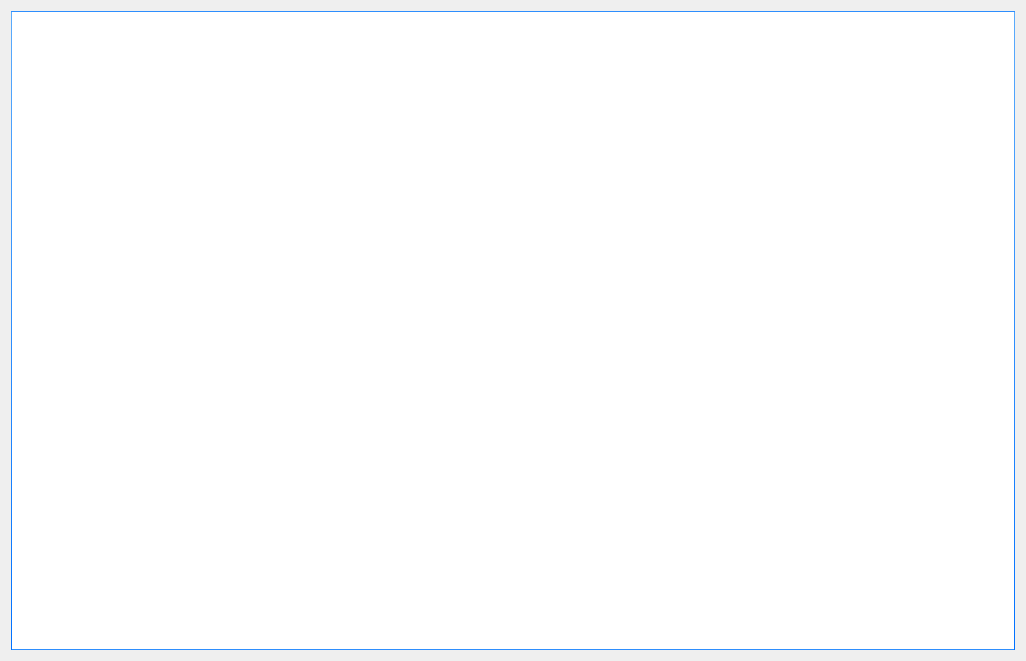
<?xml version="1.0" encoding="UTF-8"?>
<ui version="4.0">
 <class>Form</class>
 <widget class="QWidget" name="Form">
  <property name="geometry">
   <rect>
    <x>0</x>
    <y>0</y>
    <width>1026</width>
    <height>661</height>
   </rect>
  </property>
  <property name="windowTitle">
   <string>Form</string>
  </property>
  <property name="styleSheet">
   <string notr="true">/*
background-color: rgb(0, 153, 204);
QLineEdit{
	
	background-color: rgb(255, 255, 255);
	border : 0px solid #ffffff;
}

*/

/*
Aqua Style Sheet for QT Applications
Author: Jaime A. Quiroga P.
Company: GTRONICK
Last updated: 22/01/2019, 07:55.
Available at: https://github.com/GTRONICK/QSS/blob/master/Aqua.qss
*/
QMainWindow {
	background-color:#ececec;
}
QTextEdit {
	border-width: 1px;
	border-style: solid;
	border-color: qlineargradient(spread:pad, x1:0.5, y1:1, x2:0.5, y2:0, stop:0 rgba(0, 113, 255, 255), stop:1 rgba(91, 171, 252, 255));
}
QPlainTextEdit {
	border-width: 1px;
	border-style: solid;
	border-color: qlineargradient(spread:pad, x1:0.5, y1:1, x2:0.5, y2:0, stop:0 rgba(0, 113, 255, 255), stop:1 rgba(91, 171, 252, 255));
}
QToolButton {
	border-style: solid;
	border-top-color: qlineargradient(spread:pad, x1:0.5, y1:1, x2:0.5, y2:0, stop:0 rgb(215, 215, 215), stop:1 rgb(222, 222, 222));
	border-right-color: qlineargradient(spread:pad, x1:0, y1:0.5, x2:1, y2:0.5, stop:0 rgb(217, 217, 217), stop:1 rgb(227, 227, 227));
	border-left-color: qlineargradient(spread:pad, x1:0, y1:0.5, x2:1, y2:0.5, stop:0 rgb(227, 227, 227), stop:1 rgb(217, 217, 217));
	border-bottom-color: qlineargradient(spread:pad, x1:0.5, y1:1, x2:0.5, y2:0, stop:0 rgb(215, 215, 215), stop:1 rgb(222, 222, 222));
	border-width: 1px;
	border-radius: 5px;
	color: rgb(0,0,0);
	padding: 2px;
	background-color: rgb(255,255,255);
}
QToolButton:hover{
	border-style: solid;
	border-top-color: qlineargradient(spread:pad, x1:0.5, y1:1, x2:0.5, y2:0, stop:0 rgb(195, 195, 195), stop:1 rgb(222, 222, 222));
	border-right-color: qlineargradient(spread:pad, x1:0, y1:0.5, x2:1, y2:0.5, stop:0 rgb(197, 197, 197), stop:1 rgb(227, 227, 227));
	border-left-color: qlineargradient(spread:pad, x1:0, y1:0.5, x2:1, y2:0.5, stop:0 rgb(227, 227, 227), stop:1 rgb(197, 197, 197));
	border-bottom-color: qlineargradient(spread:pad, x1:0.5, y1:1, x2:0.5, y2:0, stop:0 rgb(195, 195, 195), stop:1 rgb(222, 222, 222));
	border-width: 1px;
	border-radius: 5px;
	color: rgb(0,0,0);
	padding: 2px;
	background-color: rgb(255,255,255);
}
QToolButton:pressed{
	border-style: solid;
	border-top-color: qlineargradient(spread:pad, x1:0.5, y1:1, x2:0.5, y2:0, stop:0 rgb(215, 215, 215), stop:1 rgb(222, 222, 222));
	border-right-color: qlineargradient(spread:pad, x1:0, y1:0.5, x2:1, y2:0.5, stop:0 rgb(217, 217, 217), stop:1 rgb(227, 227, 227));
	border-left-color: qlineargradient(spread:pad, x1:0, y1:0.5, x2:1, y2:0.5, stop:0 rgb(227, 227, 227), stop:1 rgb(217, 217, 217));
	border-bottom-color: qlineargradient(spread:pad, x1:0.5, y1:1, x2:0.5, y2:0, stop:0 rgb(215, 215, 215), stop:1 rgb(222, 222, 222));
	border-width: 1px;
	border-radius: 5px;
	color: rgb(0,0,0);
	padding: 2px;
	background-color: rgb(142,142,142);
}
QPushButton{
	border-style: solid;
	border-top-color: qlineargradient(spread:pad, x1:0.5, y1:1, x2:0.5, y2:0, stop:0 rgb(215, 215, 215), stop:1 rgb(222, 222, 222));
	border-right-color: qlineargradient(spread:pad, x1:0, y1:0.5, x2:1, y2:0.5, stop:0 rgb(217, 217, 217), stop:1 rgb(227, 227, 227));
	border-left-color: qlineargradient(spread:pad, x1:0, y1:0.5, x2:1, y2:0.5, stop:0 rgb(227, 227, 227), stop:1 rgb(217, 217, 217));
	border-bottom-color: qlineargradient(spread:pad, x1:0.5, y1:1, x2:0.5, y2:0, stop:0 rgb(215, 215, 215), stop:1 rgb(222, 222, 222));
	border-width: 1px;
	border-radius: 5px;
	color: rgb(0,0,0);
	padding: 2px;
	background-color: rgb(255,255,255);
}
QPushButton::default{
	border-style: solid;
	border-top-color: qlineargradient(spread:pad, x1:0.5, y1:1, x2:0.5, y2:0, stop:0 rgb(215, 215, 215), stop:1 rgb(222, 222, 222));
	border-right-color: qlineargradient(spread:pad, x1:0, y1:0.5, x2:1, y2:0.5, stop:0 rgb(217, 217, 217), stop:1 rgb(227, 227, 227));
	border-left-color: qlineargradient(spread:pad, x1:0, y1:0.5, x2:1, y2:0.5, stop:0 rgb(227, 227, 227), stop:1 rgb(217, 217, 217));
	border-bottom-color: qlineargradient(spread:pad, x1:0.5, y1:1, x2:0.5, y2:0, stop:0 rgb(215, 215, 215), stop:1 rgb(222, 222, 222));
	border-width: 1px;
	border-radius: 5px;
	color: rgb(0,0,0);
	padding: 2px;
	background-color: rgb(255,255,255);
}
QPushButton:hover{
	border-style: solid;
	border-top-color: qlineargradient(spread:pad, x1:0.5, y1:1, x2:0.5, y2:0, stop:0 rgb(195, 195, 195), stop:1 rgb(222, 222, 222));
	border-right-color: qlineargradient(spread:pad, x1:0, y1:0.5, x2:1, y2:0.5, stop:0 rgb(197, 197, 197), stop:1 rgb(227, 227, 227));
	border-left-color: qlineargradient(spread:pad, x1:0, y1:0.5, x2:1, y2:0.5, stop:0 rgb(227, 227, 227), stop:1 rgb(197, 197, 197));
	border-bottom-color: qlineargradient(spread:pad, x1:0.5, y1:1, x2:0.5, y2:0, stop:0 rgb(195, 195, 195), stop:1 rgb(222, 222, 222));
	border-width: 1px;
	border-radius: 5px;
	color: rgb(0,0,0);
	padding: 2px;
	/*background-color: rgb(255,255,255);*/
	background-color: qlineargradient(spread:pad, x1:0.5, y1:1, x2:0.5, y2:0, stop:0 rgba(0, 113, 255, 255), stop:1 rgba(91, 171, 252, 255));
}
QPushButton:pressed{
	border-style: solid;
	border-top-color: qlineargradient(spread:pad, x1:0.5, y1:1, x2:0.5, y2:0, stop:0 rgb(215, 215, 215), stop:1 rgb(222, 222, 222));
	border-right-color: qlineargradient(spread:pad, x1:0, y1:0.5, x2:1, y2:0.5, stop:0 rgb(217, 217, 217), stop:1 rgb(227, 227, 227));
	border-left-color: qlineargradient(spread:pad, x1:0, y1:0.5, x2:1, y2:0.5, stop:0 rgb(227, 227, 227), stop:1 rgb(217, 217, 217));
	border-bottom-color: qlineargradient(spread:pad, x1:0.5, y1:1, x2:0.5, y2:0, stop:0 rgb(215, 215, 215), stop:1 rgb(222, 222, 222));
	border-width: 1px;
	border-radius: 5px;
	color: rgb(0,0,0);
	padding: 2px;
	background-color: rgb(142,142,142);
}
QPushButton:disabled{
	border-style: solid;
	border-top-color: qlineargradient(spread:pad, x1:0.5, y1:1, x2:0.5, y2:0, stop:0 rgb(215, 215, 215), stop:1 rgb(222, 222, 222));
	border-right-color: qlineargradient(spread:pad, x1:0, y1:0.5, x2:1, y2:0.5, stop:0 rgb(217, 217, 217), stop:1 rgb(227, 227, 227));
	border-left-color: qlineargradient(spread:pad, x1:0, y1:0.5, x2:1, y2:0.5, stop:0 rgb(227, 227, 227), stop:1 rgb(217, 217, 217));
	border-bottom-color: qlineargradient(spread:pad, x1:0.5, y1:1, x2:0.5, y2:0, stop:0 rgb(215, 215, 215), stop:1 rgb(222, 222, 222));
	border-width: 1px;
	border-radius: 5px;
	color: #808086;
	padding: 2px;
	background-color: rgb(142,142,142);
}
QLineEdit {
	border-width: 1px; border-radius: 4px;
	border-style: solid;
	border-color: qlineargradient(spread:pad, x1:0.5, y1:1, x2:0.5, y2:0, stop:0 rgba(0, 113, 255, 255), stop:1 rgba(91, 171, 252, 255));
}
QLabel {
	color: #000000;
}
QLCDNumber {
	color: rgb(0, 113, 255, 255);
}
QProgressBar {
	text-align: center;
	color: rgb(240, 240, 240);
	border-width: 1px; 
	border-radius: 10px;
	border-color: rgb(230, 230, 230);
	border-style: solid;
	background-color:rgb(207,207,207);
}
QProgressBar::chunk {
	background-color: qlineargradient(spread:pad, x1:0.5, y1:1, x2:0.5, y2:0, stop:0 rgba(49, 147, 250, 255), stop:1 rgba(34, 142, 255, 255));
	border-radius: 10px;
}
QMenuBar {
	background-color: qlineargradient(spread:pad, x1:0.5, y1:1, x2:0.5, y2:0, stop:0 rgba(207, 209, 207, 255), stop:1 rgba(230, 229, 230, 255));
}
QMenuBar::item {
	color: #000000;
  	spacing: 3px;
  	padding: 1px 4px;
	background-color: qlineargradient(spread:pad, x1:0.5, y1:1, x2:0.5, y2:0, stop:0 rgba(207, 209, 207, 255), stop:1 rgba(230, 229, 230, 255));
}

QMenuBar::item:selected {
  	background-color: qlineargradient(spread:pad, x1:0.5, y1:1, x2:0.5, y2:0, stop:0 rgba(0, 113, 255, 255), stop:1 rgba(91, 171, 252, 255));
	color: #FFFFFF;
}
QMenu::item:selected {
	border-style: solid;
	border-top-color: transparent;
	border-right-color: transparent;
	border-left-color: qlineargradient(spread:pad, x1:0.5, y1:1, x2:0.5, y2:0, stop:0 rgba(0, 113, 255, 255), stop:1 rgba(91, 171, 252, 255));
	border-bottom-color: transparent;
	border-left-width: 2px;
	color: #000000;
	padding-left:15px;
	padding-top:4px;
	padding-bottom:4px;
	padding-right:7px;
}
QMenu::item {
	border-style: solid;
	border-top-color: transparent;
	border-right-color: transparent;
	border-left-color: transparent;
	border-bottom-color: transparent;
	border-bottom-width: 1px;
	color: #000000;
	padding-left:17px;
	padding-top:4px;
	padding-bottom:4px;
	padding-right:7px;
}
QTabWidget {
	color:rgb(0,0,0);
	background-color:#000000;
}
QTabWidget::pane {
		border-color: rgb(223,223,223);
		background-color:rgb(226,226,226);
		border-style: solid;
		border-width: 2px;
    	border-radius: 6px;
}
QTabBar::tab:first {
	border-style: solid;
	border-left-width:1px;
	border-right-width:0px;
	border-top-width:1px;
	border-bottom-width:1px;
	border-top-color: rgb(209,209,209);
	border-left-color: qlineargradient(spread:pad, x1:0.5, y1:1, x2:0.5, y2:0, stop:0 rgba(209, 209, 209, 209), stop:1 rgba(229, 229, 229, 229));
	border-bottom-color: rgb(229,229,229);
	border-top-left-radius: 4px;
	border-bottom-left-radius: 4px;
	color: #000000;
	padding: 3px;
	margin-left:0px;
	background-color: qlineargradient(spread:pad, x1:0.5, y1:1, x2:0.5, y2:0, stop:0 rgba(247, 247, 247, 255), stop:1 rgba(255, 255, 255, 255));
}
QTabBar::tab:last {
	border-style: solid;
	border-width:1px;
	border-top-color: rgb(209,209,209);
	border-left-color: qlineargradient(spread:pad, x1:0.5, y1:1, x2:0.5, y2:0, stop:0 rgba(209, 209, 209, 209), stop:1 rgba(229, 229, 229, 229));
	border-right-color: qlineargradient(spread:pad, x1:0.5, y1:1, x2:0.5, y2:0, stop:0 rgba(209, 209, 209, 209), stop:1 rgba(229, 229, 229, 229));
	border-bottom-color: rgb(229,229,229);
	border-top-right-radius: 4px;
	border-bottom-right-radius: 4px;
	color: #000000;
	padding: 3px;
	margin-left:0px;
	background-color: qlineargradient(spread:pad, x1:0.5, y1:1, x2:0.5, y2:0, stop:0 rgba(247, 247, 247, 255), stop:1 rgba(255, 255, 255, 255));
}
QTabBar::tab {
	border-style: solid;
	border-top-width:1px;
	border-bottom-width:1px;
	border-left-width:1px;
	border-top-color: rgb(209,209,209);
	border-left-color: qlineargradient(spread:pad, x1:0.5, y1:1, x2:0.5, y2:0, stop:0 rgba(209, 209, 209, 209), stop:1 rgba(229, 229, 229, 229));
	border-bottom-color: rgb(229,229,229);
	color: #000000;
	padding: 3px;
	margin-left:0px;
	background-color: qlineargradient(spread:pad, x1:0.5, y1:1, x2:0.5, y2:0, stop:0 rgba(247, 247, 247, 255), stop:1 rgba(255, 255, 255, 255));
}
QTabBar::tab:selected, QTabBar::tab:last:selected, QTabBar::tab:hover {
  	border-style: solid;
  	border-left-width:1px;
	border-right-color: transparent;
	border-top-color: rgb(209,209,209);
	border-left-color: qlineargradient(spread:pad, x1:0.5, y1:1, x2:0.5, y2:0, stop:0 rgba(209, 209, 209, 209), stop:1 rgba(229, 229, 229, 229));
	border-bottom-color: rgb(229,229,229);
	color: #FFFFFF;
	padding: 3px;
	margin-left:0px;
	background-color: qlineargradient(spread:pad, x1:0.5, y1:1, x2:0.5, y2:0, stop:0 rgba(0, 113, 255, 255), stop:1 rgba(91, 171, 252, 255));
}

QTabBar::tab:selected, QTabBar::tab:first:selected, QTabBar::tab:hover {
  	border-style: solid;
  	border-left-width:1px;
  	border-bottom-width:1px;
  	border-top-width:1px;
	border-right-color: transparent;
	border-top-color: rgb(209,209,209);
	border-left-color: qlineargradient(spread:pad, x1:0.5, y1:1, x2:0.5, y2:0, stop:0 rgba(209, 209, 209, 209), stop:1 rgba(229, 229, 229, 229));
	border-bottom-color: rgb(229,229,229);
	color: #FFFFFF;
	padding: 3px;
	margin-left:0px;
	background-color: qlineargradient(spread:pad, x1:0.5, y1:1, x2:0.5, y2:0, stop:0 rgba(0, 113, 255, 255), stop:1 rgba(91, 171, 252, 255));
}

QCheckBox {
	color: #000000;
	padding: 2px;
}
QCheckBox:disabled {
	color: #808086;
	padding: 2px;
}

QCheckBox:hover {
	border-radius:4px;
	border-style:solid;
	padding-left: 1px;
	padding-right: 1px;
	padding-bottom: 1px;
	padding-top: 1px;
	border-width:1px;
	border-color: transparent;
}
QCheckBox::indicator:checked {

	height: 10px;
	width: 10px;
	border-style:solid;
	border-width: 1px;
	border-color: qlineargradient(spread:pad, x1:0.5, y1:1, x2:0.5, y2:0, stop:0 rgba(0, 113, 255, 255), stop:1 rgba(91, 171, 252, 255));
	color: #000000;
	background-color: qlineargradient(spread:pad, x1:0.5, y1:1, x2:0.5, y2:0, stop:0 rgba(0, 113, 255, 255), stop:1 rgba(91, 171, 252, 255));
}
QCheckBox::indicator:unchecked {

	height: 10px;
	width: 10px;
	border-style:solid;
	border-width: 1px;
	border-color: qlineargradient(spread:pad, x1:0.5, y1:1, x2:0.5, y2:0, stop:0 rgba(0, 113, 255, 255), stop:1 rgba(91, 171, 252, 255));
	color: #000000;
}
QRadioButton {
	color: 000000;
	padding: 1px;
}
QRadioButton::indicator:checked {
	height: 10px;
	width: 10px;
	border-style:solid;
	border-radius:5px;
	border-width: 1px;
	border-color: qlineargradient(spread:pad, x1:0.5, y1:1, x2:0.5, y2:0, stop:0 rgba(0, 113, 255, 255), stop:1 rgba(91, 171, 252, 255));
	color: #a9b7c6;
	background-color: qlineargradient(spread:pad, x1:0.5, y1:1, x2:0.5, y2:0, stop:0 rgba(0, 113, 255, 255), stop:1 rgba(91, 171, 252, 255));
}
QRadioButton::indicator:!checked {
	height: 10px;
	width: 10px;
	border-style:solid;
	border-radius:5px;
	border-width: 1px;
	border-color: qlineargradient(spread:pad, x1:0.5, y1:1, x2:0.5, y2:0, stop:0 rgba(0, 113, 255, 255), stop:1 rgba(91, 171, 252, 255));
	color: #a9b7c6;
	background-color: transparent;
}
QStatusBar {
	color:#027f7f;
}
QSpinBox {
	border-style: solid;
	border-width: 1px;
	border-color: qlineargradient(spread:pad, x1:0.5, y1:1, x2:0.5, y2:0, stop:0 rgba(0, 113, 255, 255), stop:1 rgba(91, 171, 252, 255));
}
QDoubleSpinBox {
	border-style: solid;
	border-width: 1px;
	border-color: qlineargradient(spread:pad, x1:0.5, y1:1, x2:0.5, y2:0, stop:0 rgba(0, 113, 255, 255), stop:1 rgba(91, 171, 252, 255));
}
QTimeEdit {
	border-style: solid;
	border-width: 1px;
	border-color: qlineargradient(spread:pad, x1:0.5, y1:1, x2:0.5, y2:0, stop:0 rgba(0, 113, 255, 255), stop:1 rgba(91, 171, 252, 255));
}
QDateTimeEdit {
	border-style: solid;
	border-width: 1px;
	border-color: qlineargradient(spread:pad, x1:0.5, y1:1, x2:0.5, y2:0, stop:0 rgba(0, 113, 255, 255), stop:1 rgba(91, 171, 252, 255));
}
QDateEdit {
	border-style: solid;
	border-width: 1px;
	border-color: qlineargradient(spread:pad, x1:0.5, y1:1, x2:0.5, y2:0, stop:0 rgba(0, 113, 255, 255), stop:1 rgba(91, 171, 252, 255));
}

QToolBox {
	color: #a9b7c6;
	background-color:#000000;
}
QToolBox::tab {
	color: #a9b7c6;
	background-color:#000000;
}
QToolBox::tab:selected {
	color: #FFFFFF;
	background-color:#000000;
}
QScrollArea {
	color: #FFFFFF;
	background-color:#000000;
}
QSlider::groove:horizontal {
	height: 5px;
	background-color: qlineargradient(spread:pad, x1:0.5, y1:1, x2:0.5, y2:0, stop:0 rgba(49, 147, 250, 255), stop:1 rgba(34, 142, 255, 255));
}
QSlider::groove:vertical {
	width: 5px;
	background-color: qlineargradient(spread:pad, x1:0.5, y1:1, x2:0.5, y2:0, stop:0 rgba(49, 147, 250, 255), stop:1 rgba(34, 142, 255, 255));
}
QSlider::handle:horizontal {
	background: rgb(253,253,253);
	border-style: solid;
	border-width: 1px;
	border-color: rgb(207,207,207);
	width: 12px;
	margin: -5px 0;
	border-radius: 7px;
}
QSlider::handle:vertical {
	background: rgb(253,253,253);
	border-style: solid;
	border-width: 1px;
	border-color: rgb(207,207,207);
	height: 12px;
	margin: 0 -5px;
	border-radius: 7px;
}
QSlider::add-page:horizontal {
    background: rgb(181,181,181);
}
QSlider::add-page:vertical {
    background: rgb(181,181,181);
}
QSlider::sub-page:horizontal {
    background-color: qlineargradient(spread:pad, x1:0.5, y1:1, x2:0.5, y2:0, stop:0 rgba(49, 147, 250, 255), stop:1 rgba(34, 142, 255, 255));
}
QSlider::sub-page:vertical {
    background-color: qlineargradient(spread:pad, y1:0.5, x1:1, y2:0.5, x2:0, stop:0 rgba(49, 147, 250, 255), stop:1 rgba(34, 142, 255, 255));
}
QScrollBar:horizontal {
	max-height: 20px;
	border: 1px transparent grey;
	margin: 0px 20px 0px 20px;
}
QScrollBar:vertical {
	max-width: 20px;
	border: 1px transparent grey;
	margin: 20px 0px 20px 0px;
}
QScrollBar::handle:horizontal {
	background: rgb(253,253,253);
	border-style: solid;
	border-width: 1px;
	border-color: rgb(207,207,207);
	border-radius: 7px;
	min-width: 25px;
}
QScrollBar::handle:horizontal:hover {
	background: rgb(253,253,253);
	border-style: solid;
	border-width: 1px;
	border-color: rgb(147, 200, 200);
	border-radius: 7px;
	min-width: 25px;
}
QScrollBar::handle:vertical {
	background: rgb(253,253,253);
	border-style: solid;
	border-width: 1px;
	border-color: rgb(207,207,207);
	border-radius: 7px;
	min-height: 25px;
}
QScrollBar::handle:vertical:hover {
	background: rgb(253,253,253);
	border-style: solid;
	border-width: 1px;
	border-color: rgb(147, 200, 200);
	border-radius: 7px;
	min-height: 25px;
}
QScrollBar::add-line:horizontal {
   border: 2px transparent grey;
   border-top-right-radius: 7px;
   border-bottom-right-radius: 7px;
   background: rgba(34, 142, 255, 255);
   width: 20px;
   subcontrol-position: right;
   subcontrol-origin: margin;
}
QScrollBar::add-line:horizontal:pressed {
   border: 2px transparent grey;
   border-top-right-radius: 7px;
   border-bottom-right-radius: 7px;
   background: rgb(181,181,181);
   width: 20px;
   subcontrol-position: right;
   subcontrol-origin: margin;
}
QScrollBar::add-line:vertical {
   border: 2px transparent grey;
   border-bottom-left-radius: 7px;
   border-bottom-right-radius: 7px;
   background: rgba(34, 142, 255, 255);
   height: 20px;
   subcontrol-position: bottom;
   subcontrol-origin: margin;
}
QScrollBar::add-line:vertical:pressed {
   border: 2px transparent grey;
   border-bottom-left-radius: 7px;
   border-bottom-right-radius: 7px;
   background: rgb(181,181,181);
   height: 20px;
   subcontrol-position: bottom;
   subcontrol-origin: margin;
}
QScrollBar::sub-line:horizontal {
   border: 2px transparent grey;
   border-top-left-radius: 7px;
   border-bottom-left-radius: 7px;
   background: rgba(34, 142, 255, 255);
   width: 20px;
   subcontrol-position: left;
   subcontrol-origin: margin;
}
QScrollBar::sub-line:horizontal:pressed {
   border: 2px transparent grey;
   border-top-left-radius: 7px;
   border-bottom-left-radius: 7px;
   background: rgb(181,181,181);
   width: 20px;
   subcontrol-position: left;
   subcontrol-origin: margin;
}
QScrollBar::sub-line:vertical {
   border: 2px transparent grey;
   border-top-left-radius: 7px;
   border-top-right-radius: 7px;
   background: rgba(34, 142, 255, 255);
   height: 20px;
   subcontrol-position: top;
   subcontrol-origin: margin;
}
QScrollBar::sub-line:vertical:pressed {
   border: 2px transparent grey;
   border-top-left-radius: 7px;
   border-top-right-radius: 7px;
   background: rgb(181,181,181);
   height: 20px;
   subcontrol-position: top;
   subcontrol-origin: margin;
}
QScrollBar::left-arrow:horizontal {
   border: 1px transparent grey;
   border-top-left-radius: 3px;
   border-bottom-left-radius: 3px;
   width: 6px;
   height: 6px;
   background: white;
}
QScrollBar::right-arrow:horizontal {
   border: 1px transparent grey;
   border-top-right-radius: 3px;
   border-bottom-right-radius: 3px;
   width: 6px;
   height: 6px;
   background: white;
}
QScrollBar::up-arrow:vertical {
   border: 1px transparent grey;
   border-top-left-radius: 3px;
   border-top-right-radius: 3px;
   width: 6px;
   height: 6px;
   background: white;
}
QScrollBar::down-arrow:vertical {
   border: 1px transparent grey;
   border-bottom-left-radius: 3px;
   border-bottom-right-radius: 3px;
   width: 6px;
   height: 6px;
   background: white;
}
QScrollBar::add-page:horizontal, QScrollBar::sub-page:horizontal {
   background: none;
}
QScrollBar::add-page:vertical, QScrollBar::sub-page:vertical {
   background: none;
}

/*################################*/
QGroupBox {
    color: #828282;
    font-weight: bold;
    border:1px solid blue;
    border-radius: 4px;
    margin-top: 20px;
    border-color: rgba(0, 0, 0, 20); /* lighter than &quot;QGroupBox&quot; border-color */
    background-color: rgba(255, 255, 255, 15);
}

QGroupBox::title {
    subcontrol-origin: margin;
    subcontrol-position: top left;
    padding-left: 10px;
    padding-right: 10px;
    padding-top: 10px;
    background-color: transparent;
}
</string>
  </property>
  <layout class="QHBoxLayout" name="horizontalLayout">
   <item>
    <widget class="QTextBrowser" name="textBrowser"/>
   </item>
  </layout>
 </widget>
 <resources/>
 <connections/>
</ui>
